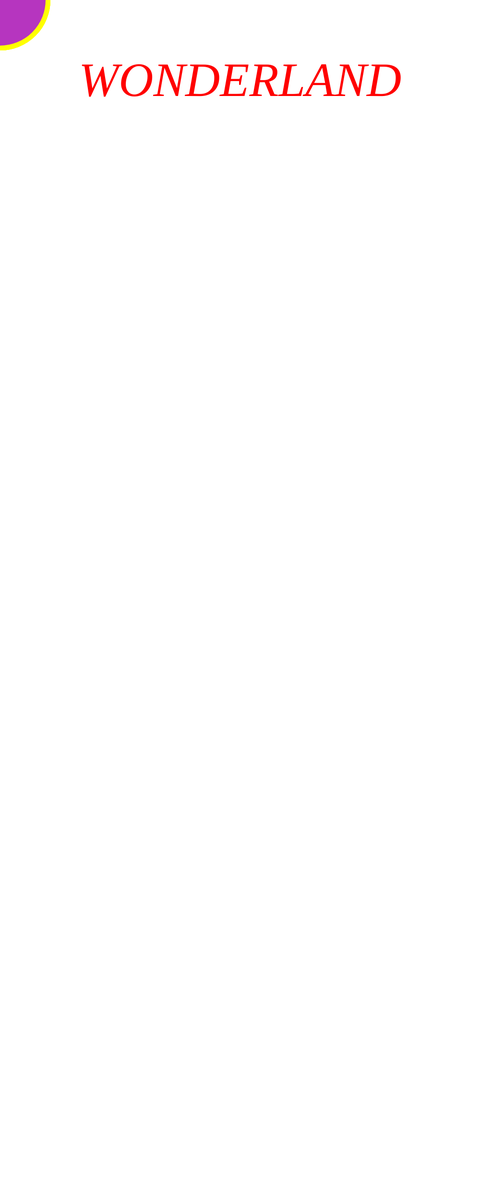
Frame 1 (no input)
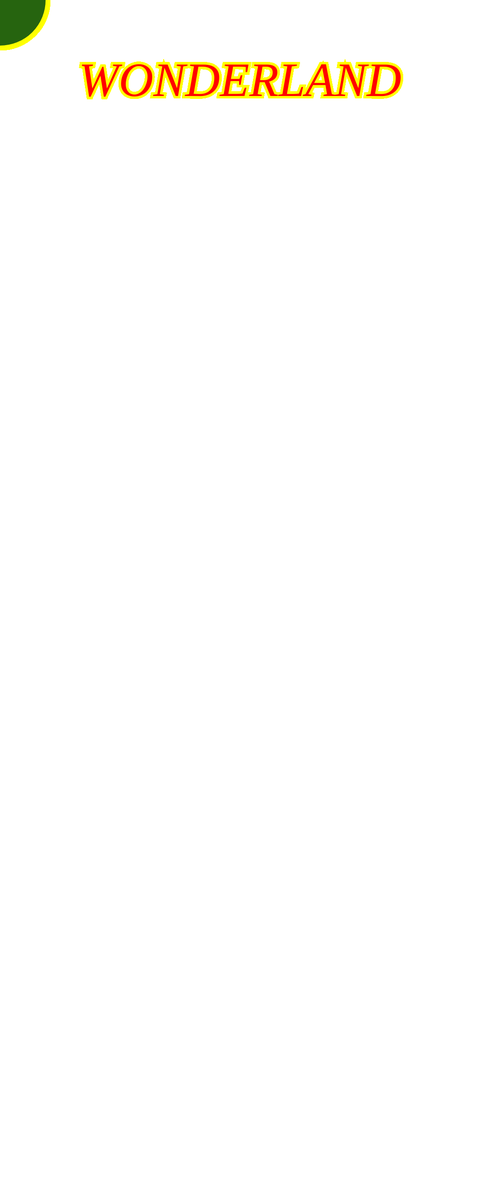
Frame 60 (no input)
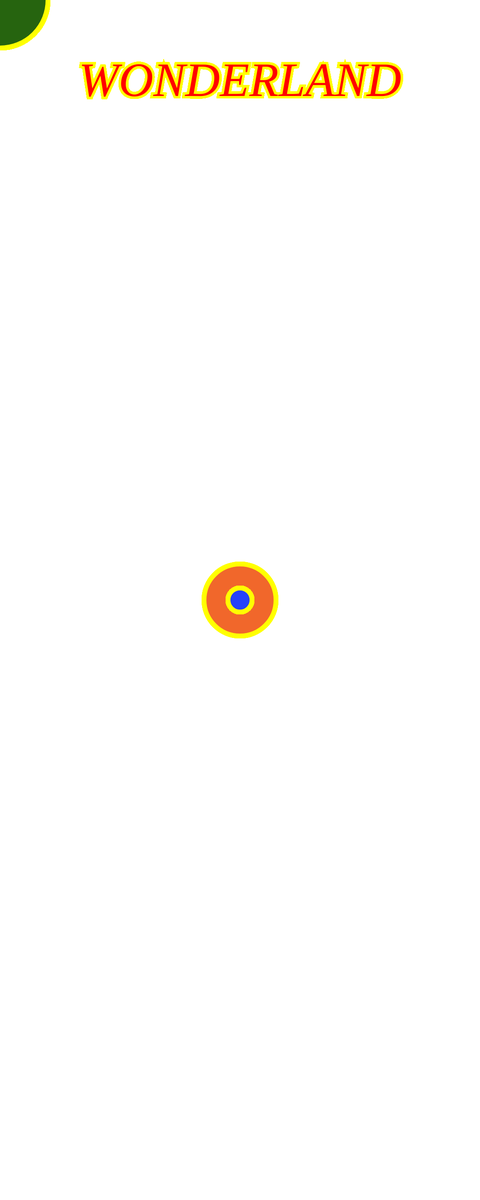
Frame 120 (the mouse pressed at the canvas centre since frame 60)

The p5.js sketch that drew these frames (run headless with seeded random() and noise() and a simulated clock; from frame 60 on, the mouse is pressed at the canvas centre):

// p5.js sketch
// ── sketch.js
var diameter = 200;


//The setup function only happens once
function setup() {
	createCanvas(1000, 2500); //create a 500px X 500px canvas
}


//The draw function happens over and over again
function draw() {

	fill(255,0,0);
	ellipse(mouseX,mouseY,40,40);
	textSize(100);
	textFont("Georgia");
	textStyle(ITALIC);
	textAlign(CENTER);
	text("WONDERLAND",500,200);





  fill(random(0,255), random (0, 255), random(0, 255)); // an RGB color for the inside of the circle (the last number refers to transparency (min. 0, max. 255))
  stroke("#ffff00");
	strokeWeight(10)
	ellipse(mouseX, mouseY, diameter, diameter); // center of canvas, 20px dia
  ellipse(mouseX, mouseY, diameter, diameter);
	ellipse(mouseX, mouseY, diameter, diameter);
	ellipse(mouseX, mouseY, diameter, diameter);


  if (mouseIsPressed) {
  diameter = 50;
	fill(255, 0, 0);
 } else {
	diameter = 200;
 }
	//consol.log(random(0, 255));


}


function mousePressed () {
	if (diameter > 200) {
		diameter =50;
	} else {
		diameter = diameter - 50;
	}



}
